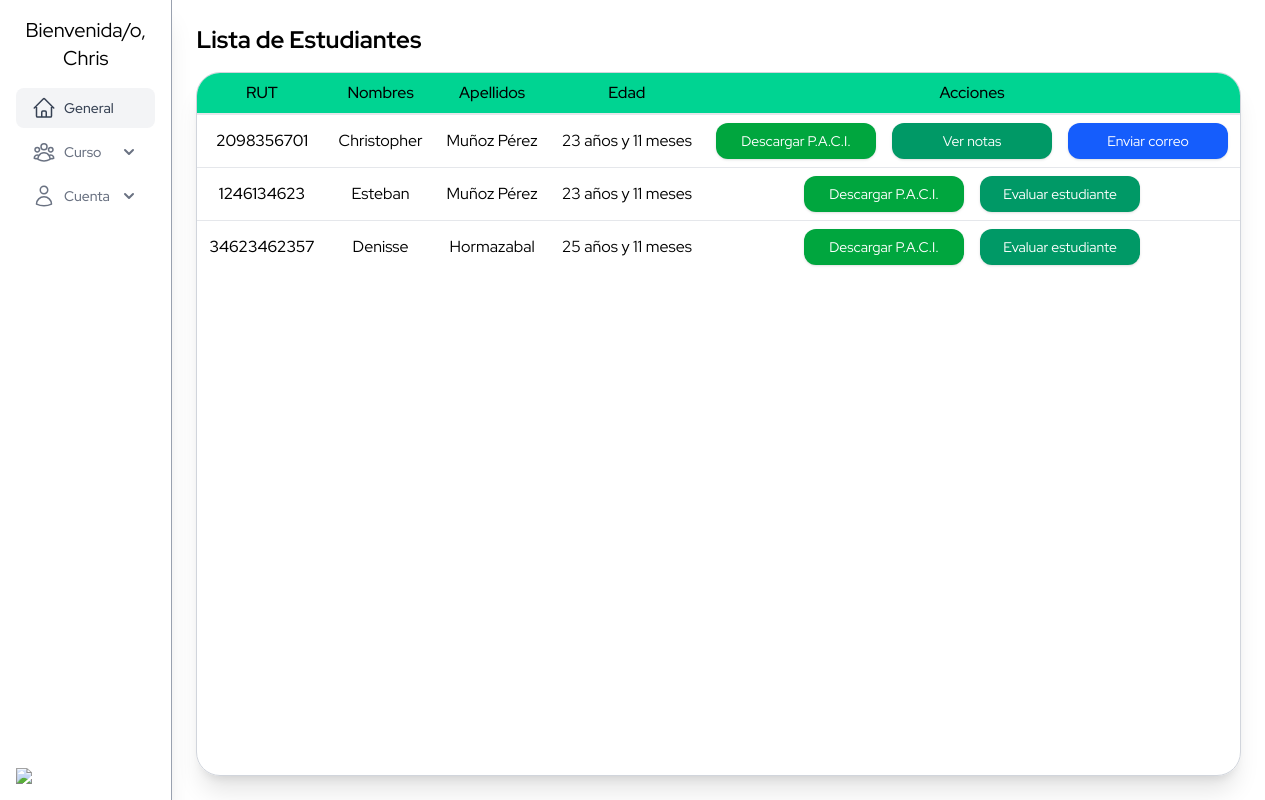
Page /core/estudiantes (signed in) on the committed database.
### accounts/models.py (models this page shows, shortened)
class User(AbstractUser):
    class Roles(models.TextChoices):
        ADMIN = 'ADMIN', 'Administrador'
        DIRECTOR = 'DIRECTOR', 'Director'
        COORDINATOR = 'COORDINADOR', 'Coordinador'
        TEACHER = 'TEACHER', 'Docente'
        PROFESSIONAL = 'PROFESSIONAL', 'Profesional'
    role = models.CharField(max_length=20, choices=Roles.choices, default=Roles.TEACHER)
    profesion = models.CharField(max_length=150, blank=True)
    phone = models.IntegerField(blank=True, null=True)
    address = models.CharField(max_length=255, blank=True)
    birth_date = models.DateField(null=True, blank=True)
    nro_registro = models.CharField(max_length=20, null=True)

### core/models.py (models this page shows, shortened)
class DateTime(models.Model):
    created_at = models.DateTimeField(auto_now_add=True)
    updated_at = models.DateTimeField(auto_now=True)
    class Meta:
        abstract = True

class Estudiante(DateTime):
    first_name = models.CharField(max_length=150)
    last_name = models.CharField(max_length=150)
    rut = models.SmallIntegerField(unique=True)
    birth_date = models.DateField()
    bapDiag = models.CharField(max_length=40)
    address = models.CharField(max_length=40)
    commune = models.CharField(max_length=40)
    etnia = models.CharField(max_length=40, null=True, blank=True)
    parents = models.ManyToManyField(Apoderado, related_name="students", blank=True)
    curso = models.ForeignKey(
        Curso, on_delete=models.CASCADE, related_name="students", null=True, blank=True
    )
    nivel = models.CharField(max_length=10, choices=Nivel.choices, default=Nivel.BASIC)
    def get_age(self):
        from datetime import date
        today = date.today()
        age = today.year - self.birth_date.year
        month = today.month - self.birth_date.month
        if month < 0:
            age -= 1
            month += 12
        elif month == 0 and today.day < self.birth_date.day:
            age -= 1
            month = 11
        return f"{age} años y {month} meses"
    @property
    def edad(self):
        return self.get_age()

### core/views.py (the view)
# urls.py: path('estudiantes', estudiantes_view, name='estudiantes'),
def estudiantes_view(request):
    estudiantes = Estudiante.objects.all().annotate(
        tiene_paci=Exists(PaciAppModel.objects.filter(student=OuterRef("pk"))),
        tiene_nota=Exists(
            Nota.objects.filter(
                instrumento__estudiante=OuterRef("pk")
            )
        ),
    )
    context = {
        "estudiantes": estudiantes,
    }
    return render(request, "estudiantes.html", context)

### core/a.py (called while the page is built)
def estudiantes_global(request):
    student = Estudiante.objects.all()
    users = User.objects.filter(role="TEACHER")
    return {
        'estudiantes': student,
        'users': users
    }

### core/templates/estudiantes.html (shortened to what this page needs)
{% extends 'base.html'%} {% block content %}
<h1 class="text-2xl font-bold mb-4">Lista de Estudiantes</h1>
{% if estudiantes %}
<div
    class="h-full overflow-x-auto rounded-3xl border border-gray-300 shadow-xl dark:border-gray-600 dark:bg-gray-900"
>
    <table class="min-w-full divide-y-2 divide-gray-200 dark:divide-gray-700">
        <thead
            class="bg-emerald-400 dark:bg-gray-800 tr:text-left rtl:text-right"
        >
            <tr class="*:font-medium dark:*:text-white">
                <th class="text-center px-3 py-2 whitespace-nowrap">RUT</th>
                <th class="text-center px-3 py-2 whitespace-nowrap">Nombres</th>
                <th class="text-center px-3 py-2 whitespace-nowrap">
                    Apellidos
                </th>
                <th class="text-center px-3 py-2 whitespace-nowrap">Edad</th>
                <th class="text-center px-3 py-2 whitespace-nowrap">
                    Acciones
                </th>
            </tr>
        </thead>
        <tbody class="divide-y divide-gray-200 dark:divide-gray-700">
            {% for estudiante in estudiantes %}
            <tr class="*:first:font-medium dark:*:text-white">
                <td class="text-center px-3 py-2 whitespace-nowrap">
                    {{ estudiante.rut }}
                </td>
                <td class="text-center px-3 py-2 whitespace-nowrap">
                    {{ estudiante.first_name }}
                </td>
                <td class="text-center px-3 py-2 whitespace-nowrap">
                    {{ estudiante.last_name }}
                </td>
                <td class="text-center px-3 py-2 whitespace-nowrap">
                    {{ estudiante.edad }}
                </td>
                <td
                    class="flex gap-4 justify-center px-3 py-2 whitespace-nowrap"
                >
                    {% if estudiante.tiene_paci %}
                    <a
                        class="w-40 text-center rounded-xl bg-green-600 p-2 text-white text-sm hover:bg-green-700 transition-colors shadow-sm"
                        href="{% url 'paciApp:pdf_paci' estudiante.id %}"
                    >
                        Descargar P.A.C.I.
                    </a>
                    {% if estudiante.tiene_instrumento %}
                    <a
                        class="w-40 text-center rounded-xl bg-emerald-600 p-2 text-white text-sm hover:bg-emerald-700 transition-colors shadow-sm"
                        href="{% url 'instrumentosApp:evaluar' estudiante.id %}"
                    >
                        Ver Instrumento
                    </a>
                    {% else %} {% if estudiante.tiene_nota %}
                    <a
                        class="w-40 text-center rounded-xl bg-emerald-600 p-2 text-white text-sm hover:bg-emerald-700 transition-colors shadow-sm"
                        href="{% url 'instrumentosApp:notas' estudiante.id %}"
                    >
                        Ver notas
                    </a>
                    <a
                        class="w-40 text-center rounded-xl bg-blue-600 p-2 text-white text-sm hover:bg-blue-700 transition-colors shadow-sm"
                        href="{% url 'coreApp:send_mail' estudiante.id %}"
                    >
                        Enviar correo
                    </a>
                    {% else %}
                    <a
                        class="w-40 text-center rounded-xl bg-emerald-600 p-2 text-white text-sm hover:bg-emerald-700 transition-colors shadow-sm"
                        href="{% url 'instrumentosApp:instrumentos_list' estudiante.id %}"
                    >
                        Evaluar estudiante
                    </a>
                    {% endif %} {% endif %} {% endif %}
                </td>
            </tr>
            {% endfor %}
        </tbody>
    </table>
</div>
{% else %}
<p>No hay estudiantes registrados.</p>
{% endif %} {% endblock %}

### templates/base.html (shortened to what this page needs)
<!DOCTYPE html>
<html lang="en">
<head>
  <script src="https://cdn.jsdelivr.net/npm/@tailwindcss/browser@4"></script>
</head>
<body class="min-h-screen dark:bg-gray-800 dark:text-gray-100">
  <div class="flex min-h-screen">
    <aside class="flex flex-col w-64 dark:bg-gray-900 p-4 justify-between shadow-xl border-r border-gray-400 dark:border-gray-600">
      <ul class="space-y-1">
        <p class="text-xl text-center mb-4">Bienvenida/o, {{user.username}}</p>
        <li>
          <a href="{% url 'coreApp:index' %}"
            class="flex items-center gap-2 rounded-lg bg-gray-100 px-4 py-2 text-gray-700 dark:bg-gray-800 dark:hover:bg-teal-900 dark:text-gray-200">
            <span class="text-sm font-medium"> General </span>
          </a>
        </li>
        <li>
          <details class="group [&amp;_summary::-webkit-details-marker]:hidden">
            <summary
              class="group flex items-center justify-between rounded-lg px-4 py-2 text-gray-500 hover:bg-gray-100 hover:text-gray-700 dark:text-gray-400 dark:hover:bg-gray-800 dark:hover:text-gray-200">
              <div class="flex items-center gap-2">
                <span class="text-sm font-medium"> Curso </span>
              </div>
              <span class="shrink-0 transition duration-300 group-open:-rotate-180">
                <svg xmlns="http://www.w3.org/2000/svg" class="size-5" viewBox="0 0 20 20" fill="currentColor">
                  <path fill-rule="evenodd"
                    d="M5.293 7.293a1 1 0 011.414 0L10 10.586l3.293-3.293a1 1 0 111.414 1.414l-4 4a1 1 0 01-1.414 0l-4-4a1 1 0 010-1.414z"
                    clip-rule="evenodd"></path>
                </svg>
              </span>
            </summary>
          </details>
        </li>
        <li>
          <details class="group [&amp;_summary::-webkit-details-marker]:hidden">
            <summary
              class="group flex items-center justify-between rounded-lg px-4 py-2 text-gray-500 hover:bg-gray-100 hover:text-gray-700 dark:text-gray-400 dark:hover:bg-gray-800 dark:hover:text-gray-200">
              <div class="flex items-center gap-2">
                <span class="text-sm font-medium"> Cuenta </span>
              </div>
              <span class="shrink-0 transition duration-300 group-open:-rotate-180">
                <svg xmlns="http://www.w3.org/2000/svg" class="size-5" viewBox="0 0 20 20" fill="currentColor">
                  <path fill-rule="evenodd"
                    d="M5.293 7.293a1 1 0 011.414 0L10 10.586l3.293-3.293a1 1 0 111.414 1.414l-4 4a1 1 0 01-1.414 0l-4-4a1 1 0 010-1.414z"
                    clip-rule="evenodd"></path>
                </svg>
              </span>
            </summary>
          </details>
        </li>
      </ul>
      <img class="w-16" src="https://images.builderservices.io/s/cdn/v1.0/i/m?url=https%3A%2F%2Fstorage.googleapis.com%2Fproduction-hostgator-chile-v1-0-3%2F573%2F1237573%2FEeoJHNah%2Fd473ee41415e43fc99acf1131253fde3&methods=resize%2C60%2C5000"/>
    </aside>
    <main class="flex-1 flex flex-col p-6">
      {% block content %}{% endblock %}
    </main>
  </div>
</body>
</html>

### templates/base.html (style rules this page uses)
body { font-family: 'Red Hat Display', sans-serif; }

### rows in the picture
User: username "Chris"
Estudiante: rut "2098356701", first_name "Christopher", last_name "Muñoz Pérez", edad "23 años y 11 meses", shows "Descargar P.A.C.I.", shows "Ver notas"
Estudiante: rut "1246134623", first_name "Esteban", last_name "Muñoz Pérez", edad "23 años y 11 meses", shows "Descargar P.A.C.I.", shows "Evaluar estudiante"
Estudiante: rut "34623462357", first_name "Denisse", last_name "Hormazabal", edad "25 años y 11 meses", shows "Descargar P.A.C.I.", shows "Evaluar estudiante"
